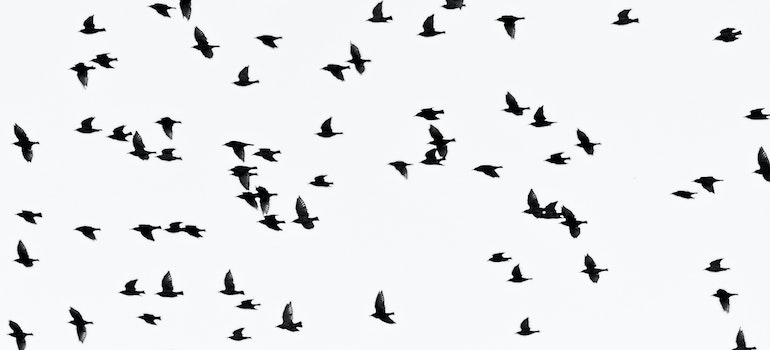
#> input picture 08/bird.jpg, 770 x 350 px
$ python contour.py
#> lines starting #> are read from the running program, lines starting #| are printed output that depends on the picture; after the words box and inside, x2 and y2 are one past the last pixel; in counts of white or black regions, pixels touching at a corner belong together
import os
import cv2

image = cv2.imread(os.path.join('.','bird.jpg'))
#> image is the input picture: shape (350, 770, 3); mean B, G, R 236.6, 234.7, 233.7
image = cv2.resize(image, (1200, 800))
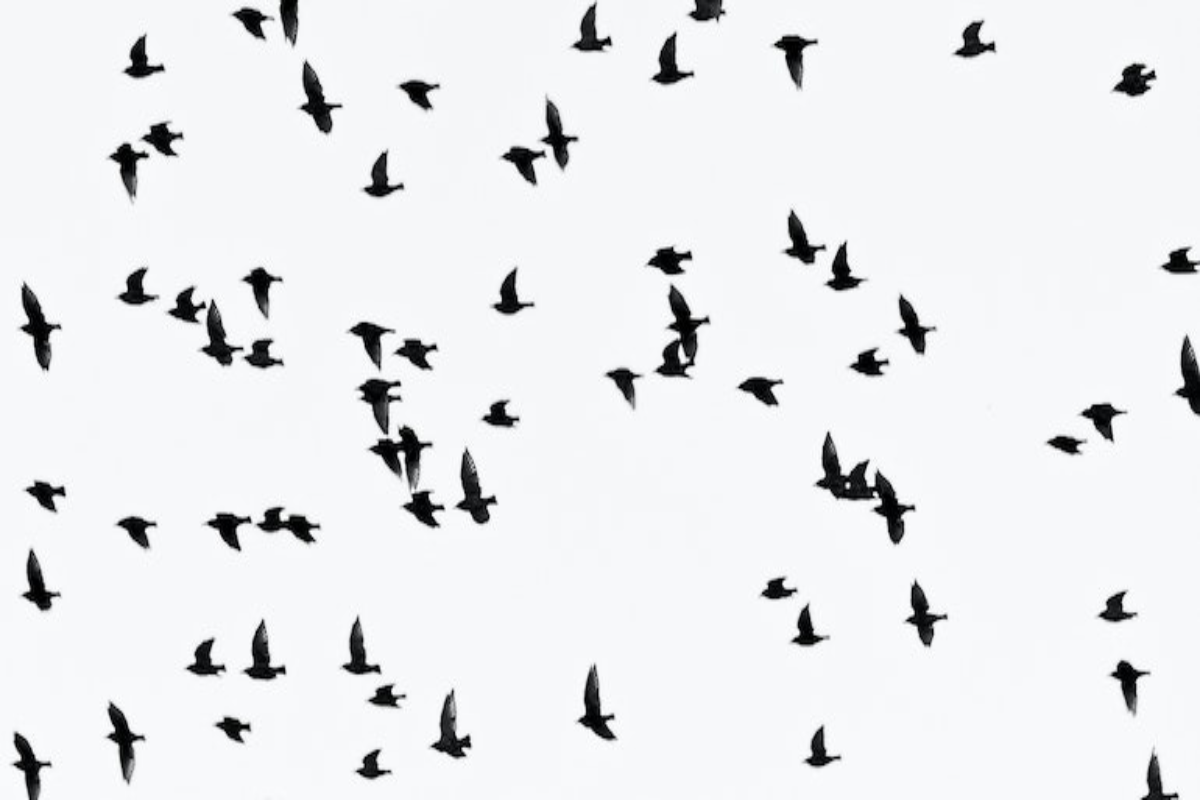
#> image: shape (800, 1200, 3); mean B, G, R 236.6, 234.7, 233.7
gray_image = cv2.cvtColor(image, cv2.COLOR_BGR2GRAY)
ret, thresh = cv2.threshold(gray_image, 127, 255, cv2.THRESH_BINARY_INV)
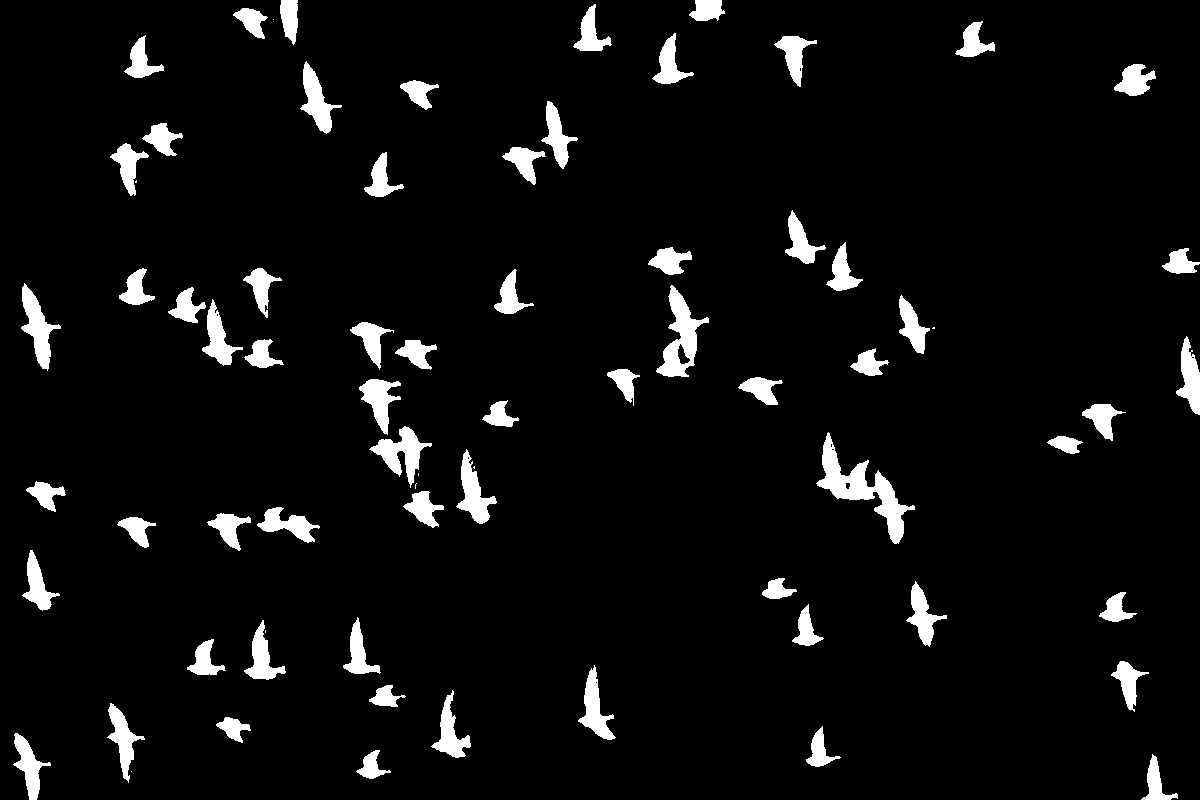
#> thresh: shape (800, 1200); 5.5% white; 73 white regions (8 under 20 px)
contours, hierarchy = cv2.findContours(thresh, cv2.RETR_TREE, cv2.CHAIN_APPROX_SIMPLE)
#> contours = 82 contours, 15 with area under 20; largest, box (x1, y1, x2, y2) and area: (816, 432, 915, 544) 2758, (656, 285, 709, 377) 1916, (369, 426, 432, 488) 1306, (21, 283, 61, 371) 1246, (456, 449, 497, 524) 1122
for cnt in contours:
    if cv2.contourArea(cnt) > 200:
        cv2.drawContours(image, cnt, -1, (0, 255, 0), 1)
        x, y, w, h = cv2.boundingRect(cnt)
        cv2.rectangle(image, (x, y), (x + w, y + h), (0,255,0), 4)
#> this loop made 82 passes
#> (x, y, w, h) on passes 2, 3, 4, 5, 6, 7, 8, 9, 10, 12, 13, 15: (1141, 754, 37, 46), (356, 750, 35, 29), (13, 733, 38, 67), (806, 726, 35, 41), (216, 717, 35, 26), (107, 703, 38, 80), (431, 690, 40, 68), (369, 685, 37, 22), (578, 665, 38, 75), (1111, 661, 38, 51), (187, 639, 39, 36), (244, 620, 42, 60)
#> cnt on passes 1, 11, 14, 26, 28, 29: [[131, 771]], [[595, 682], [596, 681], [597, 682], [596, 683]], [[265, 630], [265, 632]], [[416, 483], [415, 484], [415, 488], [415, 484]], [[418, 473], [418, 475]], [[474, 466], [473, 467], [474, 468]]
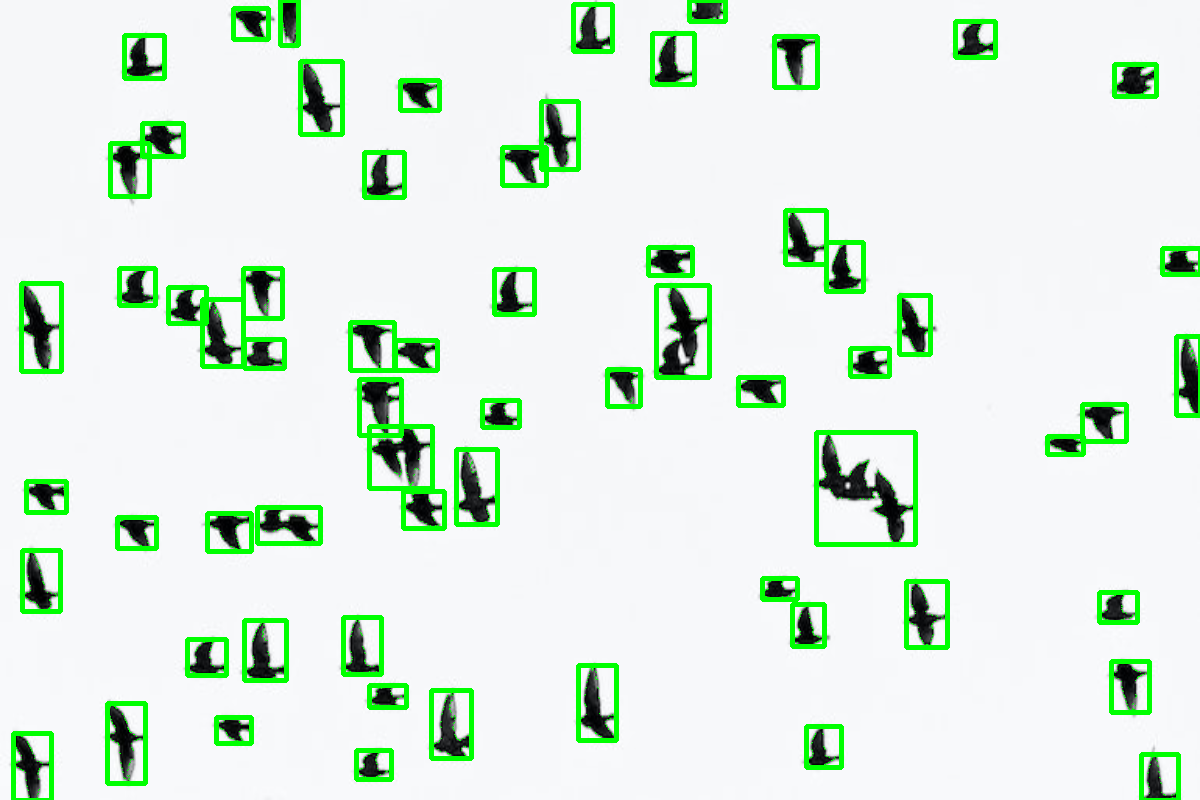
#> image: shape (800, 1200, 3); 6.02% of pixels changed, all inside (x1, y1, x2, y2) = (11, 0, 1200, 800)

cv2.imshow('image', image)
#cv2.imshow('gray_image', gray_image)
#cv2.imshow('thresh', thresh)

cv2.waitKey(0)
